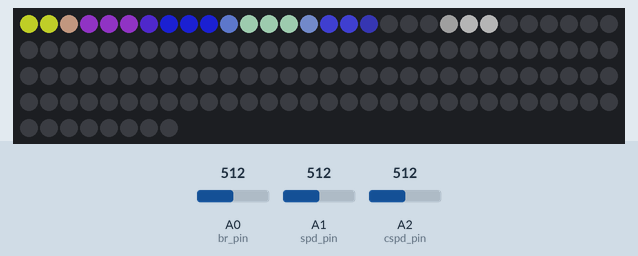
A sketch run on a simulated Arduino Uno, built with avr-gcc and run on an emulated ATmega328P. Shown: 128 RGB LEDs in strip order, left to right, continuing on the next row. The inputs (shaded band) are chosen by the test bench; at power-on: A2 (cspd_pin) = 512, A0 (br_pin) = 512, A1 (spd_pin) = 512. Dim RGB values are drawn brighter than linear; the strip is taken to match the declared colour order; random numbers use the default seed unless the sketch sets one.

Above: at 1.28 s.
1.3 s: A2 (cspd_pin) set to 716
At 1.76 s:
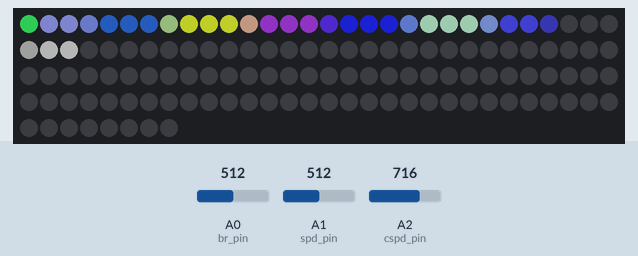
2.9 s: A0 (br_pin) set to 50
At 2.98 s:
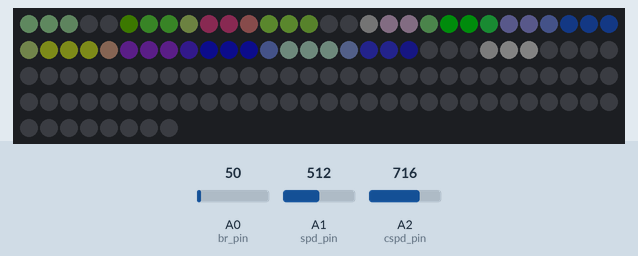
4.6 s: A0 (br_pin) set to 30
At 4.68 s:
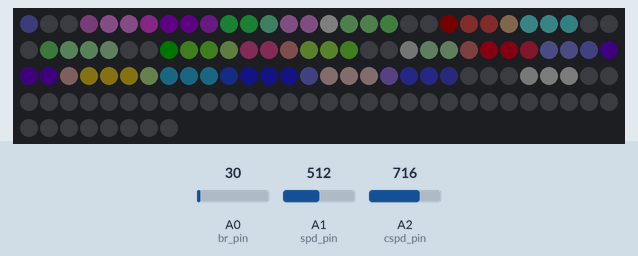
6.3 s: A2 (cspd_pin) set to 70
At 6.59 s:
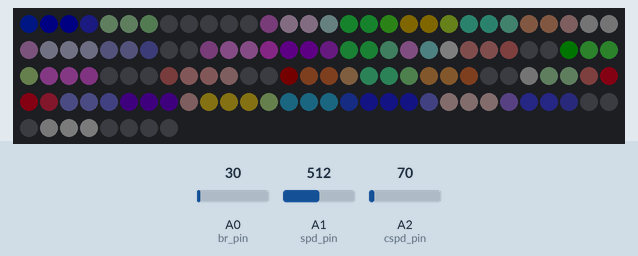
8.4 s: A0 (br_pin) set to 716
At 8.44 s:
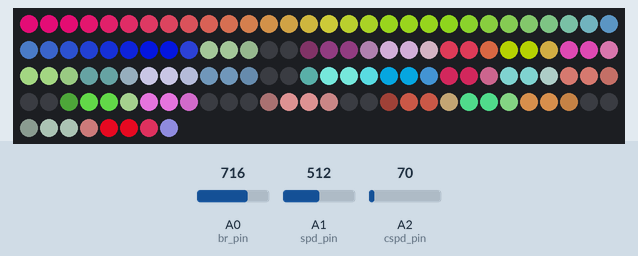
10.1 s: A2 (cspd_pin) set to 6
At 10.35 s:
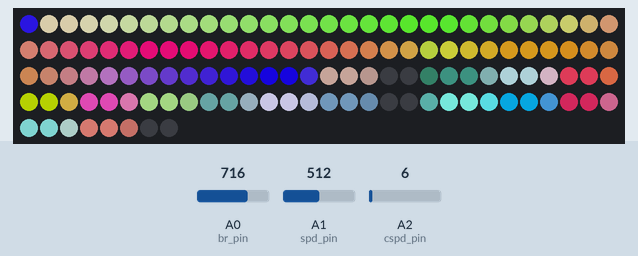

The sketch:

lenta_ws2812.ino
```cpp
#include <Adafruit_NeoPixel.h>
#define PIN 13 // номер порта к которому подключена лента ws2812
#define count_led 128   // количество светодиодов
#define br_pin 0    // номер аналогового входа для потенциометра "Яркость"
#define spd_pin 1   // номер аналогового входа для потенциометра "скорость продвижения по ленте"
#define cspd_pin 2  // номер аналогового входа для потенциометра "скорость изменения цвета"
#define delta_hyst 4  // не реагировать на изменения аналоговой величины выше указанного порога
#define max_random_length 60    // максимальное время на достижение цели в тактах
#define min_random_distance 62  // Минимальное расстояние между цветами на каждом такте.
#define power_budget 600        // Максимальный бюджет мощности на каждый модуль, макс. == 256*3 = 768

Adafruit_NeoPixel pixels = Adafruit_NeoPixel(count_led, PIN, NEO_RGB + NEO_KHZ800); //first number change does distance between colors

word  spdc = 250;        // скорость продвижения пикселей X из 1024
float Speed_color = 0.5; // скорость изменения компонент цвета в о.е.(0.0 - минимальная, 1.0 - максимальная)

byte R, G, B;       // текущее значение
byte Rt, Gt, Bt;    // цель которую надо настигнуть
int8_t Rs, Gs, Bs;  // скорость достижения(со знаком)

word ccntr = 0;
word BrValue;
word SpdValue;
word Speed_colort;
word CSpdValue;
word tempval;
byte i;
byte z;
byte randcounter = 0;
byte pixelsoutr[count_led];
byte pixelsoutg[count_led];
byte pixelsoutb[count_led];


void setup() {
  pixels.begin();
  pixels.show(); // Устанавливаем все светодиоды в состояние "Выключено"
  R = 127; Rt = 127;
  G = 127; Gt = 127;
  B = 127; Bt = 127;
  randomSeed(analogRead(3));
}

void loop() {
// Вход управления яркостью
tempval = analogRead(br_pin);
if (tempval < 16) {tempval = 16;}; // минимальная яркость, иначе совсем не будет различия цветов
if (abs(tempval - BrValue) > delta_hyst) {BrValue = tempval;};
delay(1); // дать немного времени на переключение мультиплексора и отработке УВХ АЦП чтобы не цеплял предыдущий канал.

// Скорость движения огней
tempval = analogRead(spd_pin); // Скорость = tempval/(1024*t), где t - период одной итерации.
                               // Минимальная скорость соответствует периоду T = 1024*t при t = 10мс, T ~ 10 сек на такт.
                               // Диапазон скоростей при t=10мС   0.1Гц - 100Гц
if (tempval < 2) {tempval = 2;}; // минимальная скорость
if (abs(tempval - spdc) > delta_hyst) {spdc = tempval;};
delay(1);

//Скорость движения к цели(размер "шлейфа")
tempval = analogRead(cspd_pin);
if (tempval < 4) {tempval = 4;};
if (abs(tempval - Speed_colort) > delta_hyst) {Speed_colort = tempval; Speed_color = tempval/1024.0;};

pixels.setBrightness( map(BrValue, 0, 1024, 0, 255)); //adjust brightness here
delay(20); // + 2мс на задержках выше = 10мс

ccntr = ccntr + spdc;
 if (ccntr >= 1024)
  { ccntr = 0;
    randcounter = randcounter + 1;
    // Сдвинуть пиксели вверх, освободив 0-й
    for (i = (count_led - 1); i > 0; i = i - 1)
     {
      if (i == 50)
       {pixelsoutr[i] = pixelsoutg[i-1];  // c 0 по 49 элемент лента с порядком RGB а дальше лента GRB... нужен переход RGB-GRB
        pixelsoutg[i] = pixelsoutr[i-1];
        pixelsoutb[i] = pixelsoutb[i-1];}
      else
       {pixelsoutr[i] = pixelsoutr[i-1];
        pixelsoutg[i] = pixelsoutg[i-1];
        pixelsoutb[i] = pixelsoutb[i-1];};
     }

    pixelsoutr[0] =  R;
    pixelsoutg[0] =  G;
    pixelsoutb[0] =  B;

    if (((R == Rt) and (G == Gt) and (B == Bt)) or (randcounter > max_random_length))   // Достигли цели...
     {  // min_random_distance Минимальное расстояние между цветами на каждом такте.
        // power_budget Максимальный бюджет мощности на все светодиоды модуля == 256*3;
       if (random(100) < 80) // светящаяся цель - лишь на 20%, остальные 80% - тёмнота. Сплошной поток света не выразителен, он должен перемежаться с темнотой
       {
       z = power_budget;
       Rt = Rt+random(min(z, 256))+min_random_distance; z = z - Rt;
       Gt = Gt+random(min(z, 256))+min_random_distance; z = z - Gt;
       Bt = Bt+random(min(z, 256))+min_random_distance; // z = z - Bt;
       }
         else { Rt = 0; Gt = 0; Bt = 0;}

       Rs = (Rt - R) * Speed_color; if ((Rs == 0) and (R != Rt)) {Rs = (Rt - R);}; // Задаём новую цель. Если запланированная скорость равна нулю, но значения не равны
       Gs = (Gt - G) * Speed_color; if ((Gs == 0) and (G != Gt)) {Gs = (Gt - G);}; // это означает что произошло округление. Присвоим скорость равную разнице между значений
       Bs = (Bt - B) * Speed_color; if ((Bs == 0) and (B != Bt)) {Bs = (Bt - B);}; // изменение произойдет за один шаг.
       randcounter = 0;
       }
     else  // Цель пока не достигнута, стремимся....
     { if (abs(R - Rt) < abs(Rs)) {R = Rt;} else {R = R + Rs;};
       if (abs(G - Gt) < abs(Gs)) {G = Gt;} else {G = G + Gs;};
       if (abs(B - Bt) < abs(Bs)) {B = Bt;} else {B = B + Bs;};
     }

   for (i = 0; i <= (count_led - 1); i++)  // Передаём в pixels для вывода в ленту и выводим.
    { pixels.setPixelColor(i, pixels.Color(pixelsoutr[i],pixelsoutg[i],pixelsoutb[i])); }
   pixels.show();
  }
}
```
